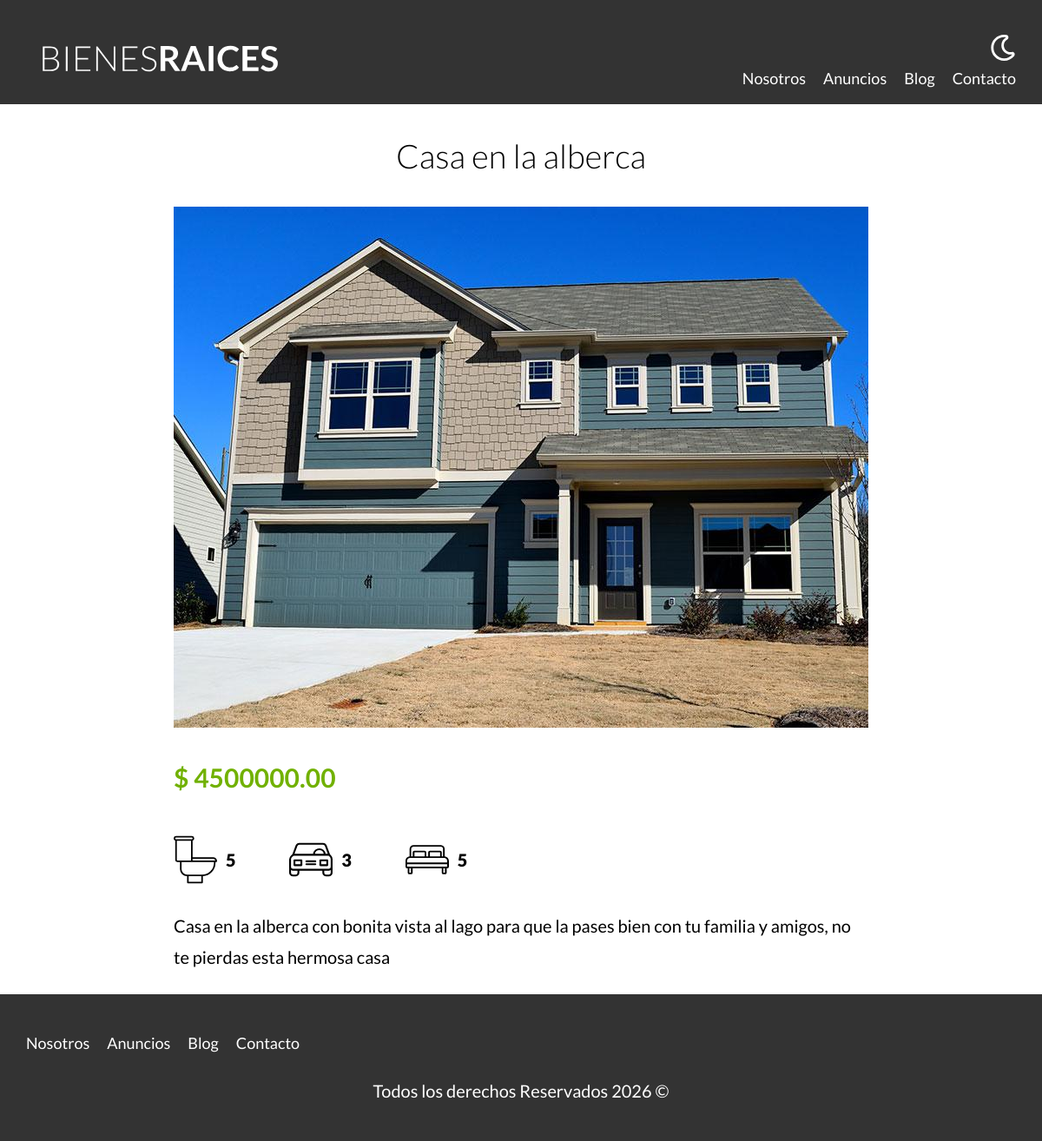
The page /propiedad?id=27 on the database its author committed.
### tables this page shows
CREATE TABLE `propiedades`  (
  `id` int NOT NULL AUTO_INCREMENT,
  `titulo` varchar(45) NULL DEFAULT NULL,
  `precio` decimal(10, 2) NULL DEFAULT NULL,
  `imagen` varchar(200) NULL DEFAULT NULL,
  `descripcion` longtext NULL,
  `habitaciones` int NULL DEFAULT NULL,
  `wc` int NULL DEFAULT NULL,
  `estacionamiento` int NULL DEFAULT NULL,
  `creado` date NULL DEFAULT NULL,
  `vendedores_id` int NOT NULL,
  PRIMARY KEY (`id`) USING BTREE,
  INDEX `fk_propiedades_vendedores_idx`(`vendedores_id` ASC) USING BTREE,
  CONSTRAINT `fk_propiedades_vendedores` FOREIGN KEY (`vendedores_id`) REFERENCES `vendedores` (`id`) ON DELETE RESTRICT ON UPDATE RESTRICT
);

### controllers/PaginasController.php (called while the page is built, shortened)
<?php
class PaginasController
{
    public static function propiedad(Router $router)
    {
        $id = validarORedireccionar('/');
        $propiedad = Propiedad::find($id);
        $router->render('paginas/propiedad', [
            'propiedad' => $propiedad
        ]);
    }
}

### public/index.php (called while the page is built, shortened)
<?php
$router = new Router();
$router->get('/propiedades/admin', [PropiedadController::class, 'index']);
$router->get('/propiedades/crear', [PropiedadController::class, 'crear']);
$router->post('/propiedades/crear', [PropiedadController::class, 'crear']);
$router->get('/propiedades/actualizar', [PropiedadController::class, 'actualizar']);
$router->post('/propiedades/actualizar', [PropiedadController::class, 'actualizar']);
$router->post('/propiedades/eliminar', [PropiedadController::class, 'eliminar']);
$router->get('/vendedores/admin', [VendedorController::class, 'index']);
$router->get('/vendedores/crear', [VendedorController::class, 'crear']);
$router->post('/vendedores/crear', [VendedorController::class, 'crear']);
$router->get('/vendedores/actualizar', [VendedorController::class, 'actualizar']);
$router->post('/vendedores/actualizar', [VendedorController::class, 'actualizar']);
$router->post('/vendedores/eliminar', [VendedorController::class, 'eliminar']);
$router->get('/', [PaginasController::class, 'index']);
$router->get('/nosotros', [PaginasController::class, 'nosotros']);
$router->get('/propiedades', [PaginasController::class, 'propiedades']);
$router->get('/propiedad', [PaginasController::class, 'propiedad']);
$router->get('/blog', [PaginasController::class, 'blog']);
$router->get('/entrada', [PaginasController::class, 'entrada']);
$router->get('/contacto', [PaginasController::class, 'contacto']);
$router->post('/contacto', [PaginasController::class, 'contacto']);
$router->get('/login', [LoginController::class, 'login']);
$router->post('/login', [LoginController::class, 'login']);
$router->get('/logout', [LoginController::class, 'logout']);
$router->comprobarRutas();

### includes/funciones.php (called while the page is built, shortened)
<?php
function validarORedireccionar(string $url)
{
    $id = $_GET['id'];
    $id = filter_var($id, FILTER_VALIDATE_INT);
    return $id;
}

### models/ActiveRecord.php (called while the page is built, shortened)
<?php
class ActiveRecord
{
    protected static $db;
    protected static $tabla = '';
    public static function setDB($database, $url)
    {
        self::$db = $database;
    }
    public static function find($id)
    {
        $query = "SELECT * FROM " . static::$tabla . " WHERE id = $id";
        $resultado = self::consultarSQL($query);
        return array_shift($resultado);
    }
    public static function consultarSQL($query)
    {
        $resultado = self::$db->query($query);
        $array = [];
        while ($registro = $resultado->fetch_assoc()) {
            $array[] = static::crearObjeto($registro);
        }
        return $array;
    }
    protected static function crearObjeto($registro)
    {
        $objeto = new static;
        foreach ($registro as $key => $value) {
            if (property_exists($objeto, $key)) {
                $objeto->$key = $value;
            }
        }
        return $objeto;
    }
}

### views/paginas/propiedad.php (the view)
<main class="contenedor seccion contenido-centrado">
    <h1><?php echo $propiedad->titulo; ?></h1>
    <img loading="lazy" src="/imagenes/<?php echo $propiedad->imagen; ?>" alt="Imagen de la propiedad">
    <div class="resumen-propiedad">
        <p class="precio">$ <?php echo $propiedad->precio; ?></p>
        <ul class="iconos-caracteristicas">
            <li>
                <img class="icono" loading="lazy" src="/build/img/icono_wc.svg" alt="icono wc">
                <p><?php echo $propiedad->wc; ?></p>
            </li>
            <li>
                <img class="icono" loading="lazy" src="/build/img/icono_estacionamiento.svg" alt="icono estacionamiento">
                <p><?php echo $propiedad->estacionamiento; ?></p>
            </li>
            <li>
                <img class="icono" loading="lazy" src="/build/img/icono_dormitorio.svg" alt="icono dormitorio">
                <p><?php echo $propiedad->habitaciones; ?></p>
            </li>
        </ul>
        <p><?php echo $propiedad->descripcion; ?></p>
    </div>
</main>

### public/build/css/app.css (style rules this page uses)
html { line-height:1.15;-webkit-text-size-adjust:100% }
body { margin:0 }
main { display:block }
h1 { font-size:2em;margin:.67em 0 }
img { border-style:none }
html { font-size:62.5%;box-sizing:border-box }
*,*:before,*:after { box-sizing:inherit }
body { font-family:"Lato",sans-serif;font-size:1.6rem;line-height:1.8 }
p { color:#000;font-size:2rem }
.contenedor { width:95%;max-width:120rem;margin:0 auto }
img,picture { width:100%;display:block }
h1,h2,h3 { font-family:"Lato",sans-serif;margin:2.5rem 0;font-weight:300;text-align:center }
h1 { font-size:3.8rem }
.seccion { margin-top:2.5rem;margin-bottom:2.5rem }
.contenido-centrado { max-width:80rem }
.icono { text-align:center }
.precio { color:#71b100;font-weight:700;font-size:3rem }
.iconos-caracteristicas { display:flex;list-style:none;padding:0;max-width:40rem }
.iconos-caracteristicas li { flex:1;display:flex }
.iconos-caracteristicas li img { flex:0 0 5rem;margin-right:1rem }
.iconos-caracteristicas li p { font-weight:900 }

### rows shown on the page
propiedades: titulo "Casa en la alberca", imagen (picture), precio "4500000.00", wc "5", estacionamiento "3", habitaciones "5", descripcion "Casa en la alberca con bonita vista al lago para que la pases bien con tu familia y amigos, no te pierdas esta hermosa casa"
